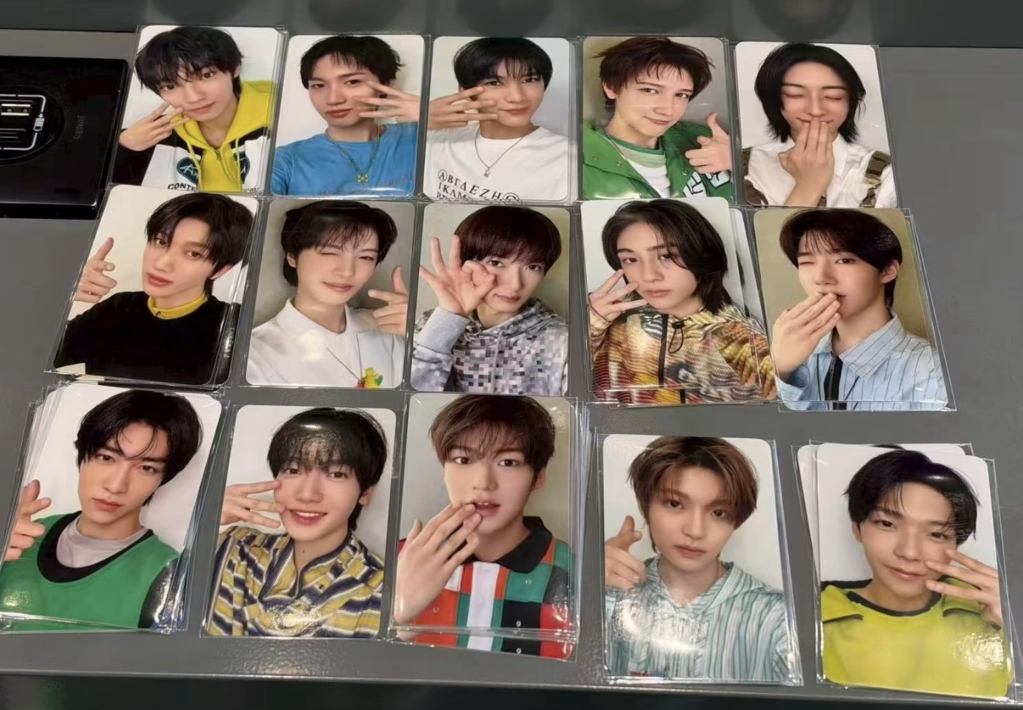
#> input picture tmp_oy.jpg, 2046 x 1419 px (shown at 1/2 size); its folder holds only this picture in this run
$ python -i pc_auto.py   (imports and definitions only)   (older library calls are emulated)
#> lines starting #> are read from the running program, lines starting #| are printed output that depends on the picture
#> further down, picture is the input picture: shape (1419, 2046, 3); mean B, G, R 102.1, 113.3, 124.7
"""일반 계정이 올린 포카 사진(X 검색 후보) → 카드 찾아 자르기 → 사이트에 없는 카드만 추가.

    pc_watch.py 가 6시간마다 X 검색으로 모은 글을 넘겨줌 → process(posts, state) → 추가한 카드 목록

- 카드 찾기: 사진에서 포카 비율(가로:세로 ≈ 1:1.55) 네모를 찾아 원근 보정해서 똑바로 폄 (슬리브·탑로더 안 카드도)
- 멤버: 얼굴 인식(faces.py 기준 얼굴) — 얼굴이 하나이고 확실할 때만 (뒷면·여러 명·애매하면 건너뜀)
- 버전·판매처: 글 내용에서 (럭드·특전·팬싸영통 + 판매처 이름이 하나로 정해질 때만)
- 이미 있는 카드(같은 멤버, 사진 지문 비교)는 건너뜀
- 글에 '크롭·재업·무단 사용 금지' 같은 문구가 있으면 그 글은 안 씀 (같은 카드는 다른 사람 사진에서 찾음)
결과는 photocards 워크플로가 PR로 올림 → 확인하고 머지. 필요: opencv-python-headless, numpy, Pillow, 얼굴 모델(MODEL_DIR)
"""
import io
import json
import re
from pathlib import Path

import numpy as np
import requests
from PIL import Image

import faces
import pc_crop

LOG = Path(__file__).resolve().parent / "pc_auto.json"
W, H = 272, 420  # 저장 크기 (포카 55×85mm)

BAN = re.compile(r"do\s*n['o]?t\s*(?:crop|repost|edit|use|take|re-?upload)|don'?t\s*(?:crop|repost|edit|use|take)|no\s*(?:crop|repost|re-?upload)s?\b"
                 r"|without\s*permission|\bdnr\b|\bdnc\b|크롭\s*금지|자르기\s*금지|무단|퍼가지|퍼가기\s*금지|2차\s*가공|가공\s*금지|재업\s*금지|재업로드\s*금지"
                 r"|도용\s*금지|사용\s*금지|転載|無断|加工禁止|禁止转载|禁止二改|勿二改|勿转", re.I)
STORE_WORDS = [  # (정규식, 사이트 라벨) — 긴 이름 먼저
    (r"올리브\s?영|올영|olive\s?young|\boy\b", "Olive Young"), (r"뮤직\s?플랜트|뮤플|music\s?plant", "Music Plant"),
    (r"메이크스타|멬스|메스|makestar", "Makestar"), (r"위드뮤|위뮤|withmuu", "Withmuu"), (r"뮤직\s?아트|뮤아|musicart", "Musicart"),
    (r"애플\s?뮤직|애뮤|apple\s?music", "Apple Music"), (r"점프업|점업|jump\s?up", "Jumpup"), (r"엠넷|엠플|앰플|mnet", "Mnet"),
    (r"네모즈|nemoz", "Nemoz"), (r"사운드\s?웨이브|사웨|soundwave", "Soundwave"), (r"케타포|ktown4u", "Ktown4u"),
    (r"징동|jingdong|京东", "Jingdong"), (r"무신사|musinsa", "Musinsa"), (r"카카오\s?톡|kakao\s?talk", "KakaoTalk"),
]
KIND_WORDS = [  # (정규식, 사이트 버전) — 앞에 있는 게 우선
    (r"럭키\s?드로우|럭드|lucky\s?draw|ラキドロ|\bld\b", "럭키드로우"),
    (r"팬\s?사인|팬싸|영통|영상\s?통화|fan\s?sign|video\s?call|\bvc\b|\bfs\b", "팬사인·영통"),
    (r"특전|미공포|pob|pre-?order|特典", "예판 특전"),
]


def banned(caption):
    return bool(BAN.search(caption or ""))


# [10 lines left out: function label_from, not called in this run]


def _order(pts):
    s, d = pts.sum(1), np.diff(pts, axis=1).ravel()
    return np.array([pts[np.argmin(s)], pts[np.argmin(d)], pts[np.argmax(s)], pts[np.argmax(d)]], dtype="float32")


def find_cards(bgr):
    """사진 → 카드 네모들(원근 보정해서 W×H로 편 이미지, BGR)"""
    import cv2
    h0, w0 = bgr.shape[:2]
#> h0 = 1419; w0 = 2046
    s = min(1.0, 1600 / max(h0, w0))
#> s = 0.782
    img = cv2.resize(bgr, (int(w0 * s), int(h0 * s))) if s < 1 else bgr
    h, w = img.shape[:2]
#> h = 1109; w = 1600
    gray = cv2.GaussianBlur(cv2.cvtColor(img, cv2.COLOR_BGR2GRAY), (5, 5), 0)
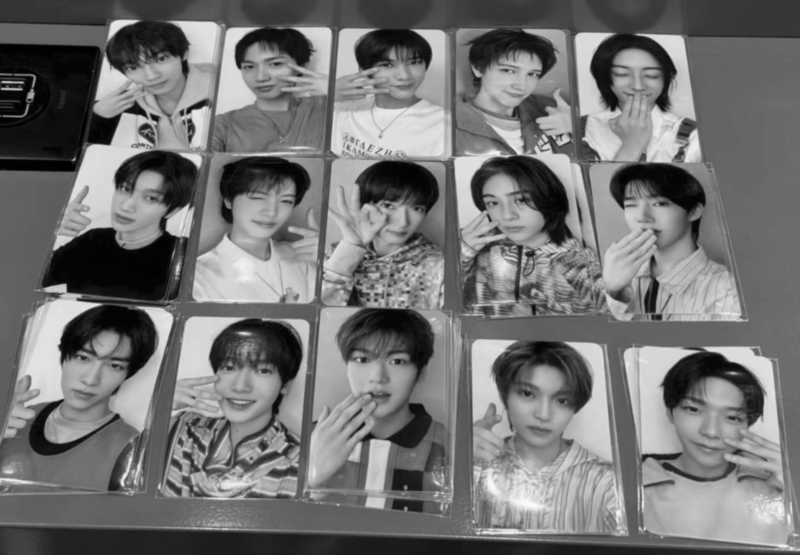
#> gray: shape (1109, 1600) (shown at 1/2 size); min 0, max 251, mean 115.4
    quads = []
    maps = [cv2.dilate(cv2.Canny(gray, lo, hi), np.ones((3, 3), np.uint8)) for lo, hi in ((10, 40), (30, 100), (60, 180))]
#> maps = 3 items
    maps.append(cv2.morphologyEx(cv2.adaptiveThreshold(gray, 255, cv2.ADAPTIVE_THRESH_GAUSSIAN_C, cv2.THRESH_BINARY_INV, 31, 5),
                                 cv2.MORPH_CLOSE, np.ones((5, 5), np.uint8)))
    for edges in maps:
        cnts, _ = cv2.findContours(edges, cv2.RETR_LIST, cv2.CHAIN_APPROX_SIMPLE)
        for c in cnts:
            area = cv2.contourArea(c)
            if area < 0.015 * w * h or area > 0.9 * w * h:
                continue
            peri = cv2.arcLength(c, True)
            ap = next((a for e in (0.02, 0.03, 0.05) for a in [cv2.approxPolyDP(c, e * peri, True)] if len(a) == 4), None)
            if ap is None or not cv2.isContourConvex(ap):
                continue
            q = _order(ap.reshape(4, 2).astype("float32"))
            a, b = np.linalg.norm(q[0] - q[1]), np.linalg.norm(q[1] - q[2])
            short, long_ = min(a, b), max(a, b)
            if short < 60 or not 1.38 <= long_ / short <= 1.72:
                continue
            quads.append((area, q))
#> this loop made 4 passes
#> after the loop, quads = [(1355772.5, [[0, 41], [1599, 71], [1599, 1103], [0, 1057]]), (89894, [[378, 634], [618, 644], [587, 996], [315, 978]])]
    # 겹치는 네모(카드 테두리·슬리브)는 가장 작은 것(안쪽 카드)만
    quads.sort(key=lambda t: t[0])
    keep = []
    for area, q in quads:
        cx, cy = q.mean(0)
        if any(cv2.pointPolygonTest(k.reshape(-1, 1, 2), (float(cx), float(cy)), False) >= 0 for _, k in keep):
            continue
        keep.append((area, q))
#> this loop made 2 passes
#> (area, q, cx, cy) on passes 1 to 2: (89894, [[378, 634], [618, 644], [587, 996], [315, 978]], 474.5, 813), (1355772.5, [[0, 41], [1599, 71], [1599, 1103], [0, 1057]], 799.5, 568)
#> after the loop, keep = [(89894, [[378, 634], [618, 644], [587, 996], [315, 978]]), (1355772.5, [[0, 41], [1599, 71], [1599, 1103], [0, 1057]])]
    out = []
    for _, q in keep:
        a, b = np.linalg.norm(q[0] - q[1]), np.linalg.norm(q[1] - q[2])
        if a > b:  # 가로로 누운 카드 → 세로로
            q = np.roll(q, -1, axis=0)
        M = cv2.getPerspectiveTransform(q / s, np.array([[0, 0], [W, 0], [W, H], [0, H]], dtype="float32"))
        out.append(cv2.warpPerspective(bgr, M, (W, H)))
#> this loop made 2 passes
#> (q, a, b) on passes 1 to 2: ([[378, 634], [618, 644], [587, 996], [315, 978]], 240.2, 353.4), ([[1599, 71], [1599, 1103], [0, 1057], [0, 41]], 1599.3, 1032)
#> after the loop, out = 2 items
    return out


PRICE = re.compile(r"\d+\s?\.-|฿|บาท|\bphp\b|₱|\brm\s?\d|\bidr\b|\brp\s?\d|(?<![\d.])\d\s?[.,]\s?\d(?![\d.])|\d+\s?(?:만|천)\s?원?|\d{4,}\s?원|₩|\$\s?\d|\d\s?(?:usd|won|k)\b", re.I)


# 양도·판매 글: 사진 위에 가격을 손글씨·스티커로 써 두는 경우가 대부분이라 자동으로 안 씀
SALE = re.compile(r"양도|판매|교환|wts|\bsell|\bfs\b|\bptc\b|open\.kakao|오픈\s?채팅|오픈카톡|반택|택포|급처", re.I)


# [34 lines left out: functions has_price_mark, ok_card, who, not called in this run]


_ORB = None


# [96 lines left out: functions _feat, _inliers, _dupe, process, not called in this run]

>>> import cv2
>>> picture = cv2.imread('../tmp_oy.jpg')
>>> result = find_cards(picture)
#> result = 2 items
